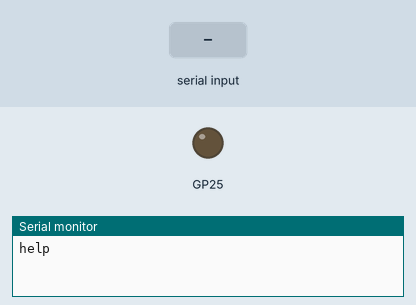
Recording of a sketch running on a simulated Raspberry Pi Pico. Shown: output pins drawn as LEDs (lit = HIGH), the last lines printed to the serial monitor. The test bench sets the inputs (shaded band).

Above: at 1.2 s.
1.3 s: "1" received over the second serial link
At 3.3 s:
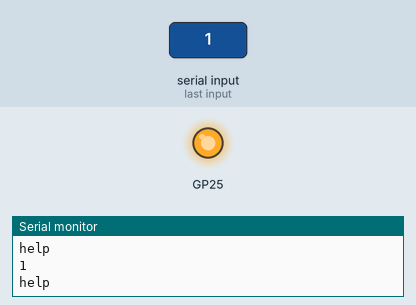
Timing chart, 0 to 4.8 s (numbered marks = the images above; inputs shaded):
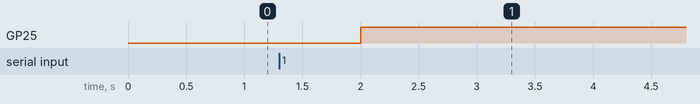

The sketch:

rpi_serial_test.ino
```cpp
char Mymessage[5];
void setup() {
  // put your setup code here, to run once:
  Serial2.setRX(5);
  Serial2.setTX(4);
  Serial.begin(9600);
  Serial2.begin(9600);
  pinMode(25,OUTPUT);
}

void loop() {
  // put your main code here, to run repeatedly:
//    while(!Serial1.available()){
//      Serial.println("save me");
//    }

    Serial2.readBytes(Mymessage,5); //Read the serial data and store in var
    Serial.println(Mymessage); //Print data on Serial Monitor
    Serial.println("help");
    delay(1000);
    digitalWrite(25,HIGH);
}
```
